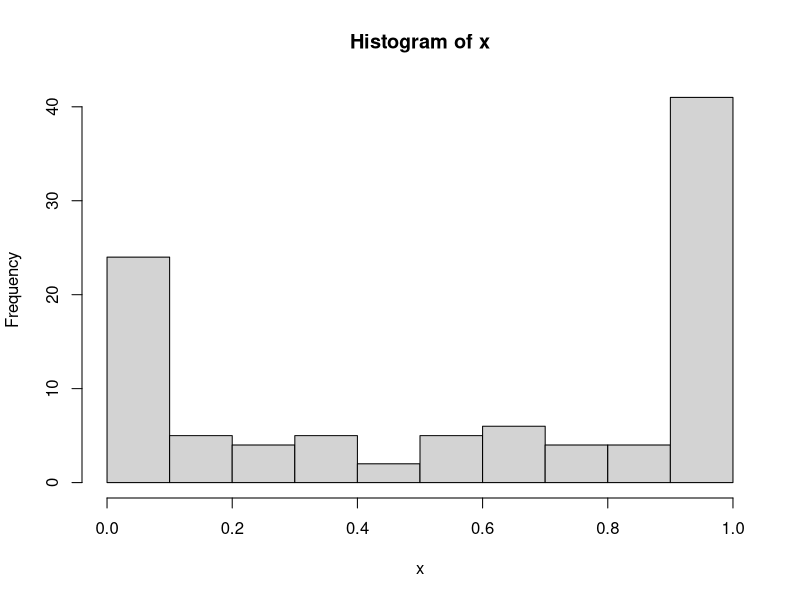
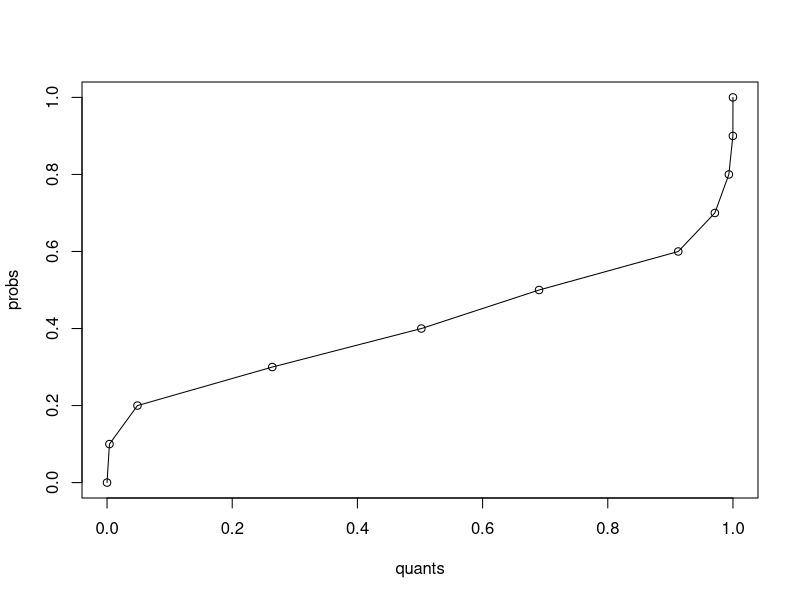
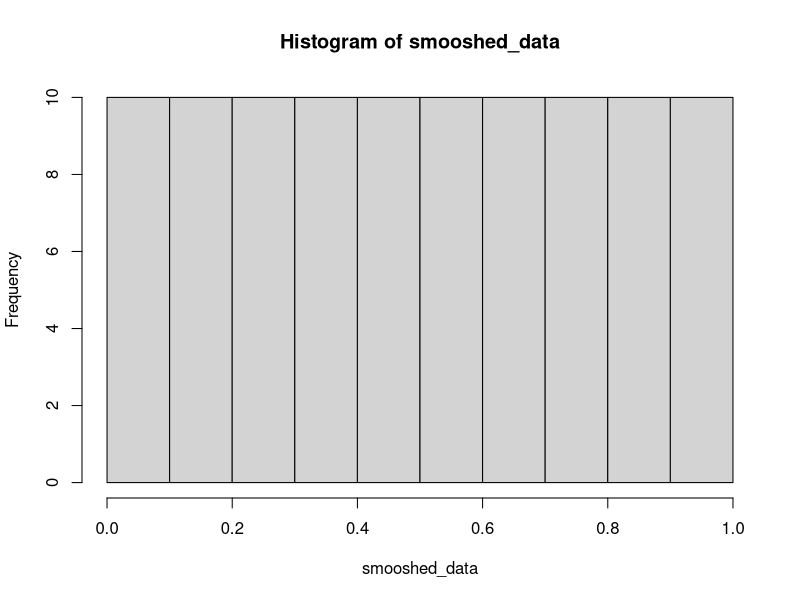
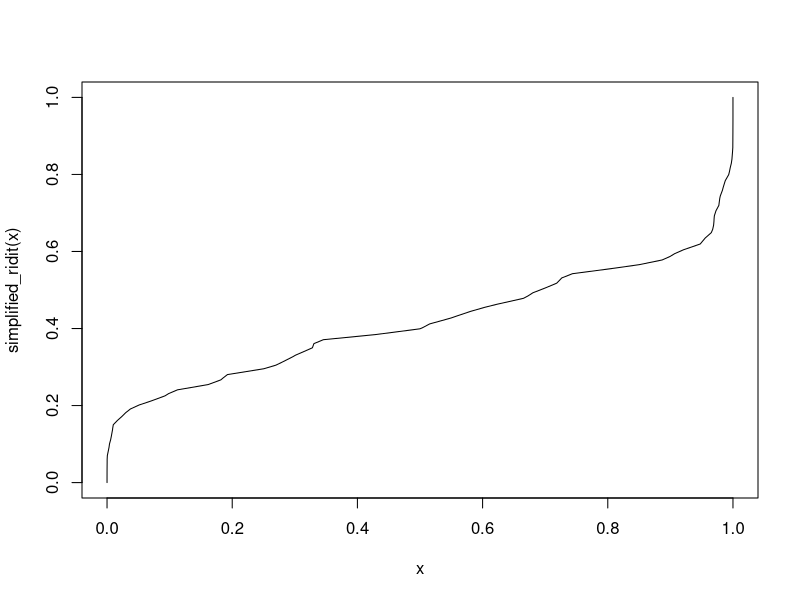

The R script that drew these images, in order:
# Make some bimodal data
set.seed(42)
N <- 100
x <- sort(rbeta(N, .2, .2))
hist(x)

# Find the percentiles of that data
number_of_buckets = 10
probs <- seq(0, 1 ,by=1/number_of_buckets)
quants <- quantile(x, probs, rule=2)

# Plot the relationship between the probabilities and the quantiles
# The quantile values are the input data, and the probabilities are the outputs
plot(probs ~ quants)
lines(probs ~ quants)

# Map each point to the closest percentile (and interpolate between them)
# This turns our bimodal distribution into a uniform distribution
smooshed_data <- approx(quants, probs, xout=x)$y
hist(smooshed_data)

# Function to do the whole process
simplified_ridit <- function(x){
  probs <- seq(0, 1 ,by=.01)
  quants <- quantile(x, probs, rule=2)
  approx(quants, probs, xout=x)$y
}
plot(simplified_ridit(x) ~ x, type='l')
